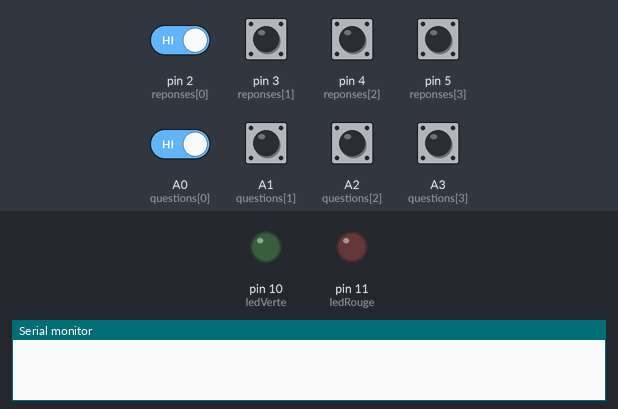
A sketch run on a simulated Arduino Uno, built with avr-gcc and run on an emulated ATmega328P. On the bench: output pins drawn as LEDs (lit = HIGH), the last lines printed to the serial monitor. The test bench sets the inputs (shaded band); at power-on: A0 (questions[0]), A1 (questions[1]), A2 (questions[2]), A3 (questions[3]), pin 2 (reponses[0]), pin 3 (reponses[1]), pin 4 (reponses[2]), pin 5 (reponses[3]) HIGH.

Above: at 1.2 s.
1.3 s: pin 2 (reponses[0]) driven LOW and A0 (questions[0]) driven LOW
At 1.45 s:
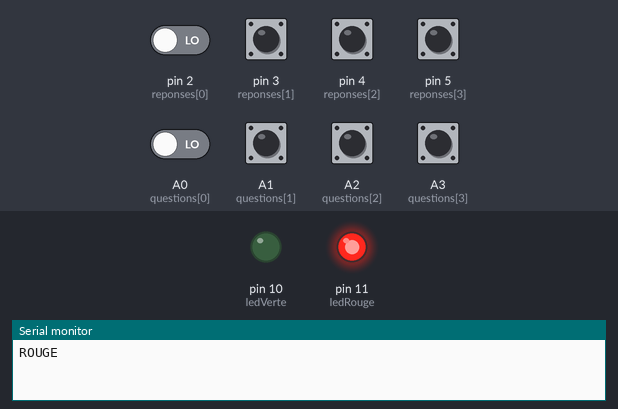
4.3 s: pin 2 (reponses[0]) driven HIGH
At 4.8 s:
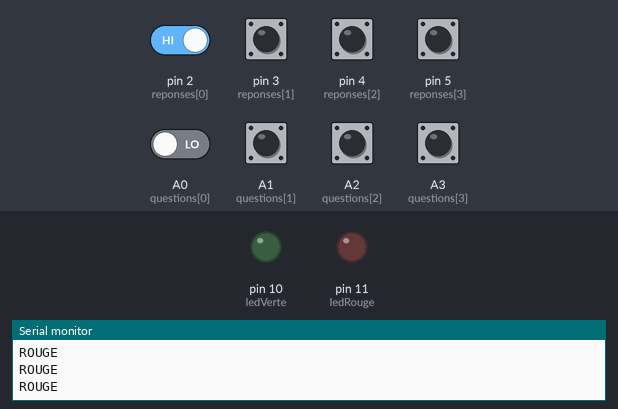
5.8 s: pin 3 (reponses[1]) pulled LOW for 1 s
At 5.95 s:
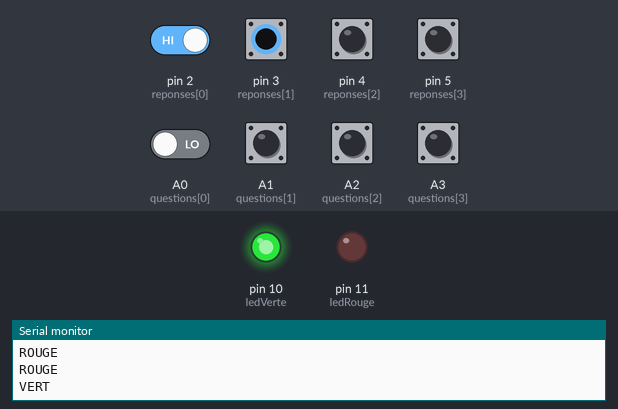
8.8 s: pin 2 (reponses[0]) driven LOW
At 8.95 s:
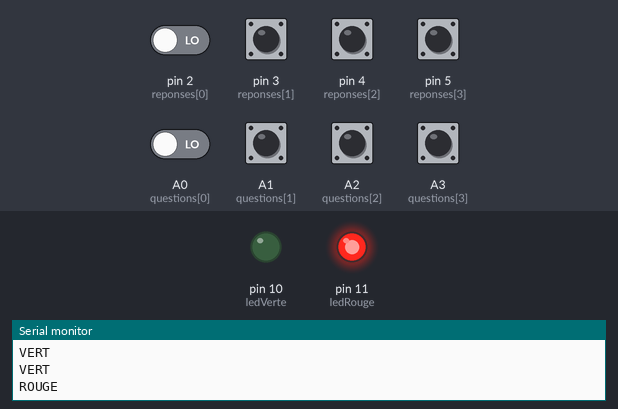
11.8 s: A0 (questions[0]) driven HIGH
At 12.9 s:
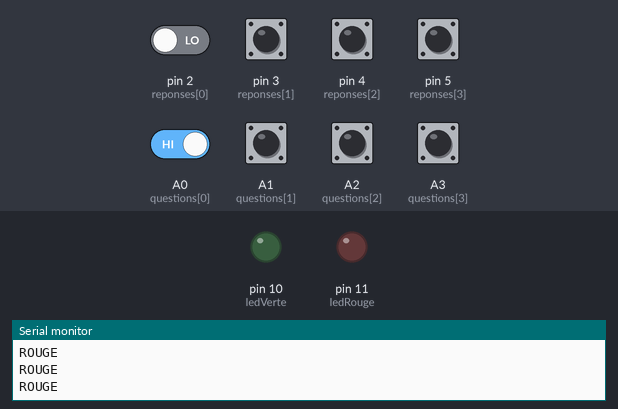
Timing chart, 0 to 14.3 s (numbered marks = the images above; inputs shaded):
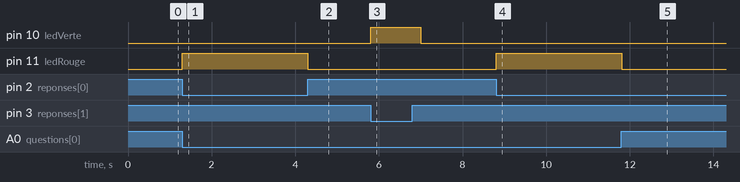

The sketch:

Quizz_04_V1.ino
```cpp
//QUIZZ 04 "QUI POND QUOI ?"

const int ledVerte = 10;
const int ledRouge = 11;

const int questions[] = {A0, A1, A2, A3}; // Boutons des questions
const int reponses[] = {2, 3, 4, 5}; // Boutons des réponses

const int correspondances[][4] = {
    {-1, 3, -1, -1}, // Solutions question 1
    {2, -1, -1, -1}, // Solutions question 2
    {-1, -1, 4, -1}, // Solutions question 3
    {-1, -1, -1, 5} // Solutions question 4
 };
const int nbQuestions = sizeof(questions) / sizeof(questions[0]);
const int nbReponses = sizeof(reponses) / sizeof(reponses[0]);
const int maxReponses = sizeof(correspondances[0]) / sizeof(correspondances[0][0]);

void setup() {
    Serial.begin(9600);
    pinMode(ledVerte, OUTPUT);
    pinMode(ledRouge, OUTPUT);

    for (int i = 0; i < nbQuestions; i++) {
        pinMode(questions[i], INPUT_PULLUP);
    }
    for (int i = 0; i < nbReponses; i++) {
        pinMode(reponses[i], INPUT_PULLUP);
    }
}

void loop() {
    int questionAppuyee = -1;
    int reponseAppuyee = -1;
    int nbBoutonsAppuyes = 0;

    for (int i = 0; i < nbQuestions; i++) {
        if (digitalRead(questions[i]) == LOW) {
            questionAppuyee = i;
            nbBoutonsAppuyes++;
        }
    }

    for (int j = 0; j < nbReponses; j++) {
        if (digitalRead(reponses[j]) == LOW) {
            reponseAppuyee = reponses[j];
            nbBoutonsAppuyes++;
        }
    }

    if (nbBoutonsAppuyes == 2 && questionAppuyee != -1 && reponseAppuyee != -1) {
        bool bonneReponse = false;
        for (int k = 0; k < maxReponses; k++) {
            if (correspondances[questionAppuyee][k] == reponseAppuyee) {
                bonneReponse = true;
                break;
            }
        }
        if (bonneReponse) {
            digitalWrite(ledVerte, HIGH);
            digitalWrite(ledRouge, LOW);
            Serial.println("VERT");
        } else {
            digitalWrite(ledVerte, LOW);
            digitalWrite(ledRouge, HIGH);
            Serial.println("ROUGE");
        }
        delay(300);
        digitalWrite(ledVerte, LOW);
        digitalWrite(ledRouge, LOW);
    } else {
        digitalWrite(ledVerte, LOW);
        digitalWrite(ledRouge, LOW);
    }
}
```

Measured:
- after the input at 1.3 s, pin 11 (ledRouge): LOW → HIGH at once
- after the input at 4.3 s, pin 11 (ledRouge): HIGH → LOW at once
- after the input at 5.8 s, pin 10 (ledVerte): LOW → HIGH at once, → LOW 1.2 s later
- after the input at 8.8 s, pin 11 (ledRouge): LOW → HIGH at once
- after the input at 11.8 s, pin 11 (ledRouge): HIGH → LOW at once
